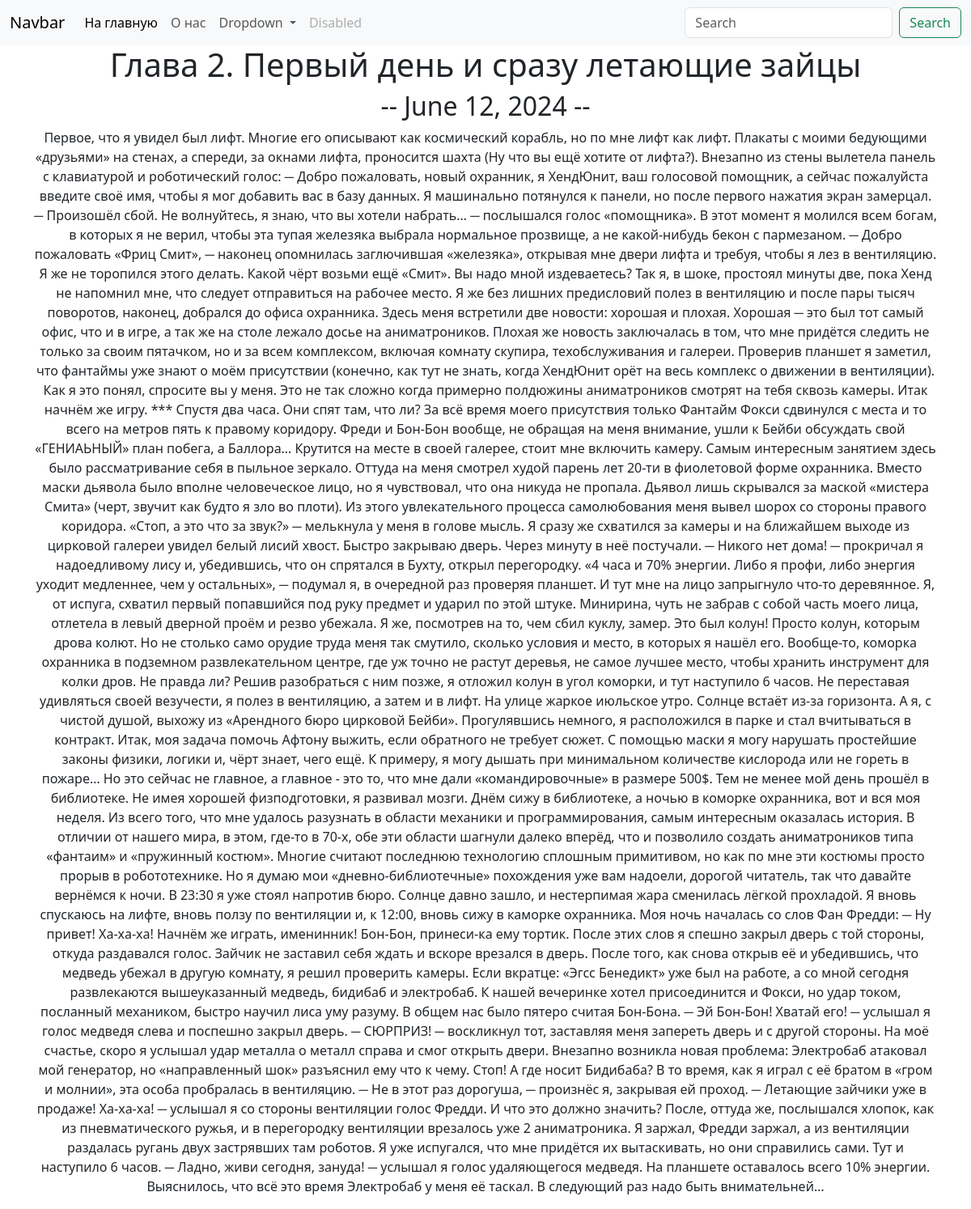
The app's page /blog/2/ with its own data.
### blog/models.py (models this page shows, shortened)
class Blog(models.Model):
    title=models.CharField(max_length=200)
    description=models.TextField()
    date=models.DateField()

### blog/views.py (the view)
# urls.py: path('<int:blog_id>/',views.detail,name='detail'),
def detail(request, blog_id):
    blog = get_object_or_404(Blog, pk=blog_id)
    return render(request, 'blog/detail.html',{'blog':blog})

### blog/templates/blog/detail.html (shortened to what this page needs)
{% extends 'portfall/base.html' %}
{% block content %}
<link href="https://cdn.jsdelivr.net/npm/bootstrap@5.3.3/dist/css/bootstrap.min.css" rel="stylesheet">
<div class="container text-center">
<h1>{{ blog.title }}</h1>
<h2>-- {{ blog.date }} --</h2>
<p>{{ blog.description }}</p>
</div>
{% endblock %}

### records on screen
Blog: title "Глава 2. Первый день и сразу летающие зайцы", date "June 12, 2024", description "Первое, что я увидел был лифт. Многие его описывают как космический корабль, но по мне лифт как лифт. Плакаты с моими бедующими «друзьями» на стенах, а спереди, за окнами лифта, проносится шахта (Ну что вы ещё хотите от лифта?). Внезапно из стены вылетела панель с клавиатурой и роботический голос: ─ Добро пожаловать, новый охранник, я ХендЮнит, ваш голосовой помощник, а сейчас пожалуйста введите своё имя, чтобы я мог добавить вас в базу данных. Я машинально потянулся к панели, но после первого нажатия экран замерцал. ─ Произошёл сбой. Не волнуйтесь, я знаю, что вы хотели набрать… ─ послышался голос «помощника». В этот момент я молился всем богам, в которых я не верил, чтобы эта тупая…"
